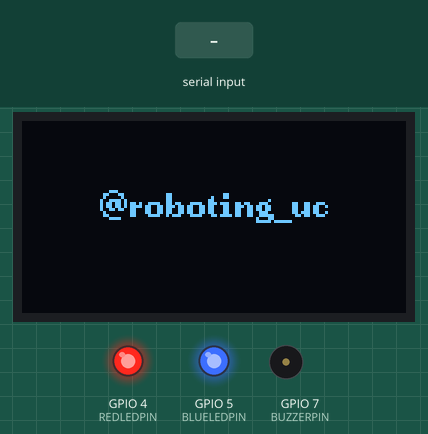
The sketch below on a simulated ESP32. Shown: 128×64 one-colour display, output pins drawn as LEDs (lit = HIGH), buzzer (waves = sounding). Inputs (shaded band) come from the test bench. Random numbers use the default seed unless the sketch sets one.

Above: at 2.4 s.
At 10.6 s:
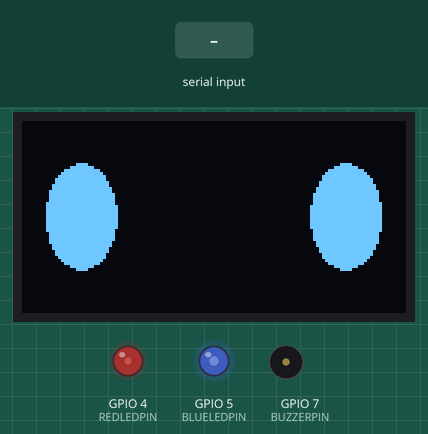
10.7 s: "SSD1306\n" received over Serial
At 12.3 s:
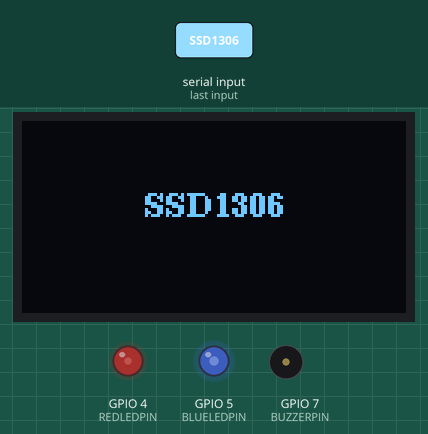
12.6 s: "1\n" received over Serial
At 15.9 s:
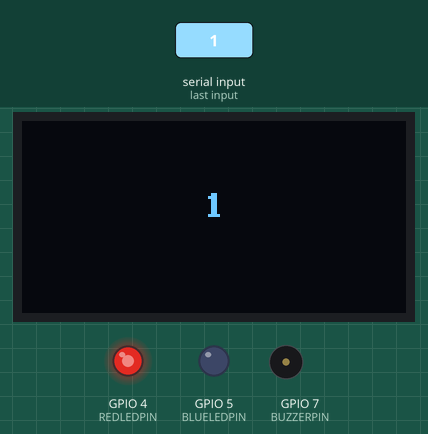
Timing chart, 0 to 29.6 s (numbered marks = the images above; inputs shaded):
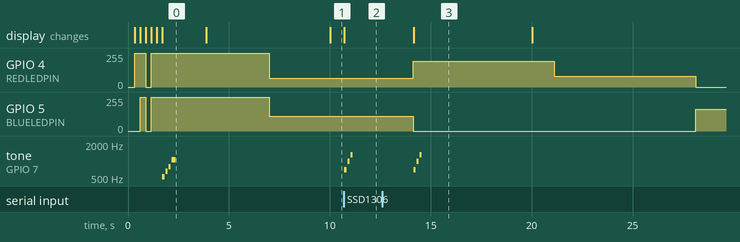

Measured:
- after the input at 10.7 s, tone on GPIO 7 (BUZZERPIN): plays 700 Hz for 0.10 s, 1000 Hz for 0.10 s, 1300 Hz for 0.10 s, starting at once; the display: first differs from a run without the input at once (image 2)
- after the input at 12.6 s, tone on GPIO 7 (BUZZERPIN): plays 700 Hz for 0.10 s, 1000 Hz for 0.10 s, 1300 Hz for 0.10 s, starting after 1.6 s
- what the display in image 0 shows lasts 2.2 s, from 1.7 s to 3.9 s

The sketch:

main.ino
```cpp
#include <objects.h>
//=====================================

//PINS
#define BUZZERPIN 7
#define REDLEDPIN 4
#define BLUELEDPIN 5

//===================================
//OBJECTS
OledScreen screen;
PassiveBuzzer speaker;
Led red, blue;

//===================================
//GLOBALS
unsigned long time_now=0, last_face_change=0, last_led_change=0;
int FACE_IDX = 0;

#define RANDOM_FACE_DELAY 10000
#define RANDOM_LED_DELAY 7000
#define TOGGLE_CHANCE 0.3

void startup_leds(void *params);
void change_face();
void change_led();
void receiveData();

//===================================

void setup(){
    Serial.begin(115200);
    speaker.init(BUZZERPIN);
    screen.init();
    red.init(REDLEDPIN);
    blue.init(BLUELEDPIN);

    xTaskCreatePinnedToCore(startup_leds, "Start", 2048, NULL, 1, NULL, 0);

    screen.loading_screen();
    speaker.welcomeBeep();
    vTaskDelay(1500);
    screen.showFace(IDLE);
}


void loop(){
  receiveData();

  //Check if time has passed
  time_now = get_time();

  if(time_now - last_face_change >= RANDOM_FACE_DELAY){
    change_face();
    last_face_change = time_now;
  }

  if(time_now - last_led_change >= RANDOM_LED_DELAY){
    change_led();
    last_led_change = time_now;
  }
}

//=======================================================

void change_face(){
  //Change face
  int new_idx = FACE_IDX;
  while(new_idx == FACE_IDX)
    new_idx = random(0, N_FACES);

  FACE_IDX = new_idx;
  screen.showFace(FACE_IDX);
}


void change_led(){
  //Change both leds to a random state
  int red_brightness = random(60, 200);
  int blue_brightness = random(60, 200);

  red.change_brightness(red_brightness);
  blue.change_brightness(blue_brightness);

  if(red.turned_on || blue.turned_on){
    //Red toggle
    if(random(1, 101) <= int(100*TOGGLE_CHANCE))
      red.toggle();

    //Blue toggle
    if(random(1, 101) <= int(100*TOGGLE_CHANCE))
      blue.toggle();
  }
  else{
    red.toggle();
    blue.toggle();
  }
}


void receiveData(){
  if(!Serial.available())
    return;

  screen.clear();
  String message = Serial.readStringUntil('\n');
  screen.printCenteredWrapped(message);
  screen.update();
  speaker.successBeep();
  vTaskDelay(3000);
}


void startup_leds(void *params){
  blue.change_brightness(0);
  red.change_brightness(0);

  vTaskDelay(250);

  blue.change_brightness(0);
  red.change_brightness(255);

  vTaskDelay(250);

  blue.change_brightness(255);
  red.change_brightness(255);

  vTaskDelay(250);

  blue.change_brightness(0);
  red.change_brightness(0);

  vTaskDelay(250);

  blue.change_brightness(255);
  red.change_brightness(255);

  vTaskDelete(NULL);
}
```

objects.h
```cpp
#pragma once

#include <SPI.h>
#include <Wire.h>
#include <U8g2lib.h>

#include <faces.h>
#define rep(i, n) for(int i=0; i<n; i++)

//SCREEN
#define OLED_RESET -1   //   QT-PY / XIAO
#define i2c_Address 0x3C //initialize with the I2C addr 0x3C Typically eBay OLED's
#define SCREEN_WIDTH 128 // OLED display width, in pixels
#define SCREEN_HEIGHT 64 // OLED display height, in pixels

//Globals
#define MAX_ARDUINO_TIME 3294967295

unsigned long get_time(){
    return (millis()%MAX_ARDUINO_TIME);
}


//Format from seconds to MM:SS
String format_time(long seconds){
    String ans = "";
    //Calculate
    int m = seconds/60;
    int s = seconds - m*60;

    if(m < 10)
        ans += "0";
    ans += String(m);

    ans += ":";

    if(s < 10)
        ans += "0";
    ans += String(s);
    return ans;
}

//==========================================================

struct PassiveBuzzer{
    int pin = 0;

    PassiveBuzzer(){}

    void init(int pin){
        this->pin = pin;
        pinMode(pin, OUTPUT);
    }

    void beep(unsigned int frec, unsigned int dur){
        tone(pin, frec, dur);
        vTaskDelay(dur);
    }


    void startupBeep(){
        beep(700, 100);
        beep(900, 100);
    }

    void actionBeep(){
        beep(700, 100);
    }

    void alarmBeep(){
        beep(1000, 200);
        vTaskDelay(100);
        beep(800, 300);
    }

    void successBeep(){
        beep(700, 100);
        vTaskDelay(50);
        beep(1000, 100);
        vTaskDelay(50);
        beep(1300, 100);
    }

    void gamblingBeep(){
        beep(700, 100);
        vTaskDelay(50);
        beep(1000, 100);
        vTaskDelay(200);
    }

    void sadBeep(){
        beep(1300, 100);
        vTaskDelay(50);
        beep(1000, 100);
        vTaskDelay(50);
        beep(700, 100);
        vTaskDelay(50);
        beep(500, 200);
    }

    void celebrationBeep(){
        beep(1000, 200);
        vTaskDelay(300);
        beep(800, 300);
        vTaskDelay(300);
        beep(600, 300);
    }

    void angryBeep(){
        beep(600, 100);
        vTaskDelay(50);
        beep(800, 100);
        vTaskDelay(200);
    }

    void hornBeep(){
        beep(440, 150);
        delay(50);
        beep(440, 150);
    }

    void welcomeBeep(){
        beep(523, 100);
        delay(50);
        beep(659, 100);
        delay(50);
        beep(784, 100);
        delay(50);
        beep(1047, 200);
    }
};


class OledScreen{
private:
    uint8_t address = 0x3C;
    uint8_t WIDTH = 128;
    uint8_t HEIGHT = 64;
    uint8_t centerX = WIDTH/2;
    uint8_t centerY = HEIGHT/2;
    String model = "SSD1306";
    U8G2* display = nullptr;

    const int CHAR_HEIGHT = 8;
    const int SPACE = CHAR_HEIGHT/2;

public:
    //Constructors
    OledScreen(){}
    ~OledScreen(){
        //Free memory
        if (display != nullptr) {
            delete display;
            display = nullptr;
        }
    }

    void init(String model= "SSD1306", uint8_t address=0x3C, const uint8_t* font=u8g2_font_ncenB08_tr){
        this->model = model;
        this->address = address;
        if(model == "SSD1306")
            display = new U8G2_SSD1306_128X64_NONAME_F_HW_I2C(U8G2_R0, U8X8_PIN_NONE);
        else
            display = new U8G2_SH1106_128X64_NONAME_F_HW_I2C(U8G2_R0, U8X8_PIN_NONE);

        display->begin();
        display->setFont(font);
    }

    void setFont(const uint8_t* font){
        display->setFont(font);
    }

    void update(){
        display->sendBuffer();
    }

    void clear(){
        display->clearBuffer();
    }

    void moveCursor(int x=-1, int y=-1, bool add_x=false, bool add_y=false){
        int new_x = (x != -1) ? x : display->getCursorX();
        int new_y = (y != -1) ? y : display->getCursorY();

        if(add_x)
            new_x = display->getCursorX()+x;
        if(add_y)
            new_y = display->getCursorY()+y;

        new_x = constrain(new_x, 0, SCREEN_WIDTH);
        new_y = constrain(new_y, 0, SCREEN_HEIGHT);
        display->setCursor(new_x, new_y);
    }

    void print(String msg) {
        display->drawStr(display->getCursorX(), display->getCursorY(), msg.c_str());
    }

    void print(int number){
        print(String(number));
    }

    void printCentered(String message, bool absolute=true){
        int width = display->getStrWidth(message.c_str());

        int x = max(0, centerX-(width/2));
        int y = absolute ? centerY : display->getCursorY();

        moveCursor(x, y);
        print(message);
    }

    void printCentered(int number, bool absolute=true){
        printCentered(String(number), absolute);
    }

    void renderCenteredLine(String line, int y) {
        int width = display->getStrWidth(line.c_str());
        int x = max(0, (128 - width) / 2); // Centrado horizontal
        display->setCursor(x, y);
        display->print(line);
    }

    int countLines(String message) {
        if (message.length() == 0) return 0;
        int count = 1;
        for (int i = 0; i < message.length(); i++) {
            if (message[i] == '\n') count++;
        }
        return count;
    }

    void printCenteredWrapped(String message) {
        int lineHeight = 12;
        int cursorY = centerY - ((countLines(message) - 1) * lineHeight / 2);

        String word = "";
        String line = "";
        int i = 0;

        while (i <= message.length()) {
            if (i == message.length() || message[i] == ' ' || message[i] == '\n') {
                String testLine = line + (line.length() > 0 ? " " : "") + word;

                if (display->getStrWidth(testLine.c_str()) > 128 || (i < message.length() && message[i] == '\n')) {
                    renderCenteredLine(line, cursorY);
                    cursorY += lineHeight;
                    line = word;
                } else {
                    line = testLine;
                }
                word = "";
            } else {
                word += message[i];
            }
            i++;
        }
        renderCenteredLine(line, cursorY);
    }

    void header(String title){
        moveCursor(0, CHAR_HEIGHT);
        printCentered(title, false);
        display->drawLine(0, CHAR_HEIGHT+SPACE, 128, CHAR_HEIGHT+SPACE);
    }

    void loading_screen(){
        for(int i=0; i<=100; i+=20){
            clear();
            header("Cargando...");
            printCentered(String(i) + " %");
            update();

            vTaskDelay(250);
        }

        clear();
        printCentered("@roboting_uc");
        update();
    }

    void printCenteredTextNumber(String text, int number){
        clear();
        header(text);
        printCentered(number);
    }


    void printClock(int seconds, String message="Focus time!", bool screen_on=true){
        //Status message
        clear();
        header(message);

        if(screen_on)
            printCentered(format_time(seconds));

        update();
    }

    void fillRect(int x1, int y1, int w, int h){
        display->drawBox(x1, y1, w, h);
    }

    void fillTriangle(int x0, int y0, int x1, int y1, int x2, int y2){
        display->drawTriangle(x0, y0, x1, y1, x2, y2);
    }

    void fillCircle(int x, int y, int r){
        display->drawDisc(x, y, r);
    }

    void showFace(int idx){
        idx = constrain(idx, 0, N_FACES-1);
        clear();
        display->drawBitmap(0, 0, 16, 64, Faces[idx]);
        update();
    }
};


struct Led{
    int pin = 0;
    int brightness = 255;
    bool turned_on = true;

    Led(){}

    void init(int pin){
        this->pin = pin;
        pinMode(pin, OUTPUT);
    }

    void _update(){
        if(turned_on)
            analogWrite(pin, brightness);
        else
            analogWrite(pin, 0);
    }

    void toggle(){
        turned_on = !turned_on;
        _update();
    }

    void turn(bool on_off){
        turned_on = on_off;
        _update();
    }

    void change_brightness(int brightness){
        this->brightness = brightness;
        _update();
    }

};
```

Source omitted: faces.h (data table, 38272 bytes)
